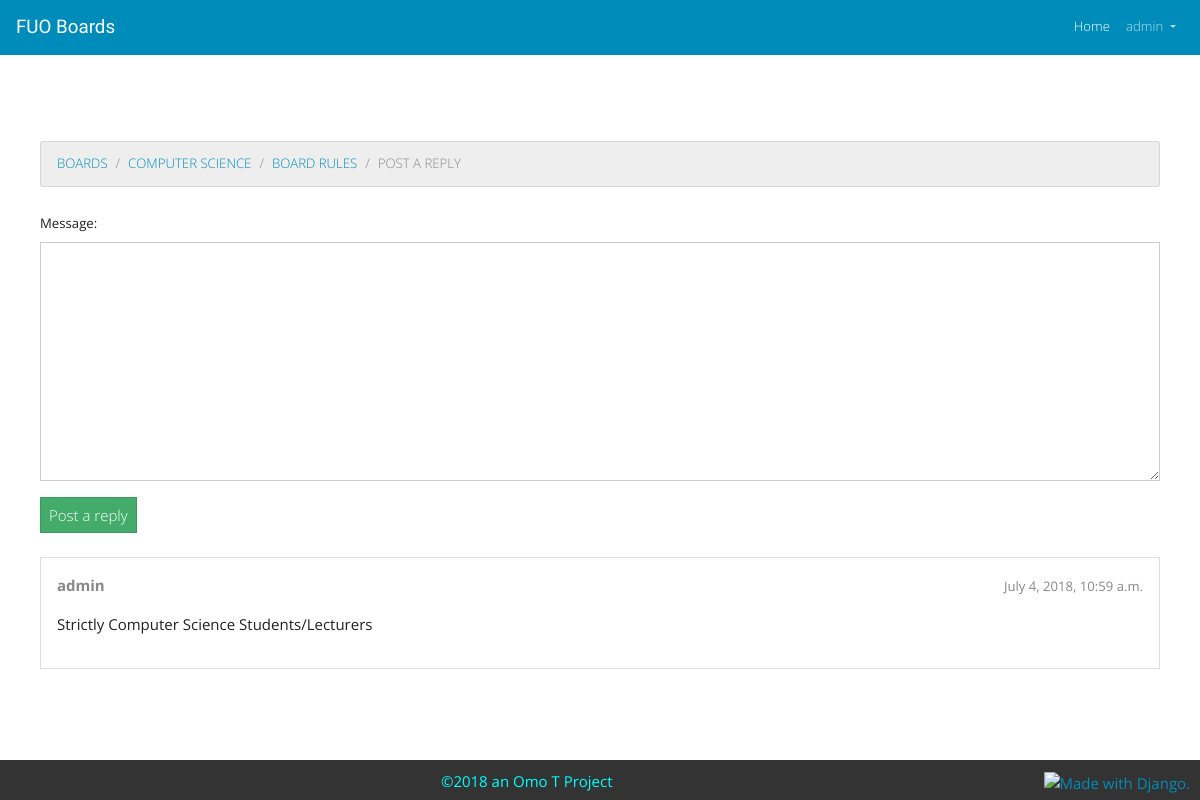
The page /boards/5/topics/8/reply (signed in) on the database its author committed.
### board/models.py (models this page shows, shortened)
class Topic(models.Model):
    subject = models.CharField(max_length=255)
    last_updated = models.DateTimeField(auto_now_add=True)
    board = models.ForeignKey(Board, on_delete=models.CASCADE, related_name='topics')
    starter = models.ForeignKey(User, on_delete=models.CASCADE, related_name='topics')
    views = models.PositiveIntegerField(default=0)
    def get_last_ten_posts(self):
        return self.posts.order_by('-created_at')[:10]

class Board(models.Model):
    name = models.CharField(max_length=30, unique=True)
    description = models.CharField(max_length=256)

class Post(models.Model):
    message = models.TextField(max_length=4000)
    topic = models.ForeignKey(Topic, on_delete=models.CASCADE, related_name="posts")
    created_at = models.DateTimeField(auto_now_add=True)
    updated_at = models.DateTimeField(null=True)
    created_by = models.ForeignKey(User, on_delete=models.CASCADE, related_name="posts")
    updated_by = models.ForeignKey(User, on_delete=models.CASCADE, null=True, related_name="+")
    def get_message_as_markdown(self):
        return mark_safe(markdown(self.message, safe_mode='escape'))

### board/views.py (the view)
# urls.py: path('boards/<int:pk>/topics/<int:topic_pk>/reply', views.reply_topic, name='reply_topic'),
@login_required
def reply_topic(request, pk, topic_pk):
    topic = get_object_or_404(Topic, board__pk=pk, pk=topic_pk)
    if request.method == 'POST':
        form = PostForm(request.POST)
        if form.is_valid():
            post = form.save(commit=False)
            post.topic = topic
            post.created_by = request.user
            post.save()
            topic.last_updated = timezone.now()
            topic.save()
            topic_url = reverse('topic_posts', kwargs={'pk': pk, 'topic_pk': topic_pk})
            topic_post_url = '{url}?page={page}#{id}'.format(
                url=topic_url,
                id=post.pk,
                page=topic.get_page_count()
            )
            return redirect(topic_post_url)
    else:
        form = PostForm()
    return render(request, 'reply_topic.html', {'topic': topic, 'form': form})

### board/forms.py
class PostForm(forms.ModelForm):
    class Meta:
        model = Post
        fields = ['message', ]

### templates/reply_topic.html (shortened to what this page needs)
{% extends 'base.html' %}
{% load static %}
{% block stylesheet %}
  <link rel="stylesheet" href="https://cdn.jsdelivr.net/simplemde/latest/simplemde.min.css">
{% endblock %}
{% block breadcrumb %}
  <li class="breadcrumb-item"><a href="{% url 'home' %}">Boards</a></li>
  <li class="breadcrumb-item"><a href="{% url 'board_topics' topic.board.pk %}">{{ topic.board.name }}</a></li>
  <li class="breadcrumb-item"><a href="{% url 'topic_posts' topic.board.pk topic.pk %}">{{ topic.subject }}</a></li>
  <li class="breadcrumb-item active">Post a reply</li>
{% endblock %}
{% block content %}
  <form method="post" class="mb-4">
    {% include 'includes/form.html' %}
    <button type="submit" class="btn btn-success">Post a reply</button>
  </form>
  {% for post in topic.get_last_ten_posts %}
    <div class="card mb-2">
      <div class="card-body p-3">
        <div class="row mb-3">
          <div class="col-6">
            <strong class="text-muted">{{ post.created_by.username }}</strong>
          </div>
          <div class="col-6 text-right">
            <small class="text-muted">{{ post.created_at }}</small>
          </div>
        </div>
        {{ post.get_message_as_markdown }}
      </div>
    </div>
  {% endfor %}
{% endblock %}

### templates/base.html (shortened to what this page needs)
<!DOCTYPE html>
<html lang="en">
<head>
    <link href="https://stackpath.bootstrapcdn.com/bootswatch/4.1.1/yeti/bootstrap.min.css" rel="stylesheet">
    {% load static %}
    {% block stylesheet %}{% endblock %}
</head>
<body style="height: 100%; width: 100%; min-height: 100%; position: relative;">
    {% block body %}
        <nav class="navbar navbar-expand-lg navbar-dark bg-primary" style="margin-bottom: 4em">
            <a class="navbar-brand" href="{% url 'home'%}" style="font-family: 'Wendy One', sans-serif;"><strong>FUO</strong> Boards</a>
            <div class="collapse navbar-collapse" id="navbarNavAltMarkup">
                {% if user.is_authenticated %}
                <ul class="navbar-nav ml-auto">
                    <li class="nav-item active">
                        <a class="nav-link" href="#">Home <span class="sr-only">(current)</span></a>
                    </li>
                    <li class="nav-item dropdown">
                        <a class="nav-link dropdown-toggle" href="#" id="userMenu" data-toggle="dropdown" aria-haspopup="true" aria-expanded="false">
                            {{ user.username }}
                        </a>
                    </li>
                </ul>
                {% endif %}
            </div>
        </nav>
    <div class="container" style=" padding:10px; padding-bottom:40px;">
        <ol class="breadcrumb my-4">
            {% block breadcrumb %}
            {% endblock %}
        </ol>
        {% block content %}
        {% endblock %}
    </div>
    {% endblock body %}
    <footer class="footer" style="position: fixed; bottom: 0; height: 40px; width: 100%; text-align: center; display: block; background: #333;">
        <p style="color: aqua; padding: 10px 10px 0px 10px; margin-bottom: 0px">©2018 an Omo T Project<a href="http://www.djangoproject.com/" style="float: right"><img src="https://www.djangoproject.com/m/img/badges/djangomade124x25_grey.gif" border="0" alt="Made with Django." title="Made with Django." /></a></p></footer>
</body>
</html>

### rows shown on the page
Topic: board.name "COMPUTER SCIENCE", subject "BOARD RULES"
Post: created_by.username "admin", created_at "July 4, 2018, 10:59 a.m.", get_message_as_markdown "Strictly Computer Science Students/Lecturers"

### other values the page prints
{{ user.username }} "admin"
{{ field.label_tag }} "Message:"
